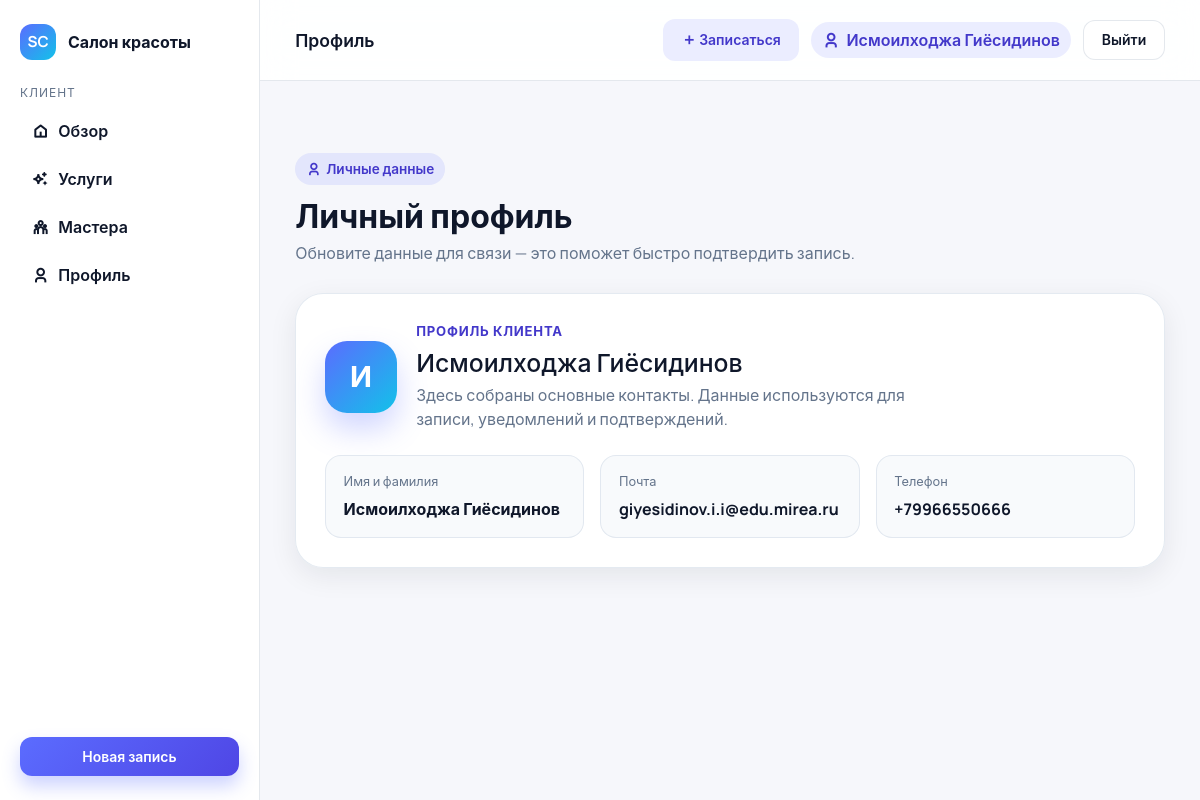
The app's page /accounts/profile/ (signed in) with its own data.
### accounts/models.py (models this page shows, shortened)
class User(AbstractUser):
    class Role(models.TextChoices):
        CLIENT = "client", "Клиент"
        MASTER = "master", "Мастер"
        ADMIN = "admin", "Администратор"
    role = models.CharField(
        max_length=20,
        choices=Role.choices,
        default=Role.CLIENT,
        help_text="Роль пользователя: клиент, мастер или администратор.",
    )
    phone = models.CharField(
        max_length=30,
        blank=True,
        help_text="Контактный телефон пользователя для связи.",
    )

### accounts/views.py (the view)
# urls.py: path("profile/", profile, name="profile"),
@login_required
def profile(request):
    if request.method == "POST":
        form = ProfileUpdateForm(request.POST, instance=request.user)
        if form.is_valid():
            form.save()
            messages.success(request, "Профиль обновлен.")
            return redirect("accounts:profile")
    else:
        form = ProfileUpdateForm(instance=request.user)
    return render(request, "accounts/profile.html", {"form": form})

### templates/accounts/profile.html (shortened to what this page needs)
{% extends "base_dashboard.html" %}
{% block topbar_title %}Профиль{% endblock %}
{% block content %}
<section class="section">
  <div class="section-head">
    <div>
      <span class="eyebrow"><i class="ri-user-3-line"></i> Личные данные</span>
      <h2 class="section-title">Личный профиль</h2>
      <p class="section-subtitle">Обновите данные для связи — это поможет быстро подтвердить запись.</p>
    </div>
  </div>
  <div class="profile-card profile-overview">
    <div class="profile-overview__header">
      <div class="profile-avatar">
        {{ user.first_name|default:user.username|slice:":1"|upper }}
      </div>
      <div class="profile-summary">
        <p class="profile-summary__label">Профиль клиента</p>
        <h3>{{ user.get_full_name|default:user.username }}</h3>
        <p class="profile-summary__text">Здесь собраны основные контакты. Данные используются для записи, уведомлений и подтверждений.</p>
      </div>
    </div>
    <div class="profile-details">
      <div class="profile-detail">
        <span class="profile-detail__label">Имя и фамилия</span>
        <span class="profile-detail__value">{{ user.get_full_name|default:"Не указано" }}</span>
      </div>
      <div class="profile-detail">
        <span class="profile-detail__label">Почта</span>
        <span class="profile-detail__value">{{ user.email|default:"Не указана" }}</span>
      </div>
      <div class="profile-detail">
        <span class="profile-detail__label">Телефон</span>
        <span class="profile-detail__value">{{ user.phone|default:"Не указан" }}</span>
      </div>
    </div>
  </div>
</section>
{% endblock %}

### templates/base_dashboard.html (shortened to what this page needs)
{% load static %}
<!doctype html>
<html lang="ru">
  <head>
    <link href="https://cdn.jsdelivr.net/npm/bootstrap@5.3.3/dist/css/bootstrap.min.css" rel="stylesheet">
    <link href="https://cdn.jsdelivr.net/npm/remixicon@4.3.0/fonts/remixicon.css" rel="stylesheet">
    <link href="{% static 'css/app.css' %}" rel="stylesheet">
  </head>
  <body class="app-body body-dashboard">
    <div class="dashboard-shell">
      <aside class="dashboard-sidebar">
        <div class="sidebar-brand">
          <span class="brand-mark">SC</span>
          Салон красоты
        </div>
        <div>
          <p class="sidebar-section">Клиент</p>
          <nav class="sidebar-nav">
            <a class="sidebar-link" href="{% url 'appointments:dashboard' %}"><i class="ri-home-5-line"></i> Обзор</a>
            <a class="sidebar-link" href="{% url 'services:list' %}"><i class="ri-sparkling-line"></i> Услуги</a>
            <a class="sidebar-link" href="{% url 'masters:list' %}"><i class="ri-team-line"></i> Мастера</a>
            <a class="sidebar-link" href="{% url 'accounts:profile' %}"><i class="ri-user-3-line"></i> Профиль</a>
          </nav>
        </div>
        <div class="sidebar-footer">
          <a class="btn btn-primary btn-sm w-100" href="{% url 'services:list' %}">Новая запись</a>
        </div>
      </aside>
      <div class="dashboard-main">
        <header class="dashboard-topbar">
          <p class="topbar-title">{% block topbar_title %}Личный кабинет{% endblock %}</p>
          <div class="topbar-actions">
            <a class="btn btn-soft btn-sm" href="{% url 'services:list' %}"><i class="ri-add-line"></i> Записаться</a>
            <span class="user-chip"><i class="ri-user-3-line"></i> {{ user.get_full_name|default:user.username }}</span>
            <a class="btn btn-ghost btn-sm" href="{% url 'accounts:logout' %}">Выйти</a>
          </div>
        </header>
        <main class="dashboard-content">
          {% block content %}{% endblock %}
        </main>
      </div>
    </div>
  </body>
</html>

### records on screen
User: get_full_name "Исмоилходжа Гиёсидинов", first_name "И", email "giyesidinov.i.i@edu.mirea.ru", phone "+79966550666"
